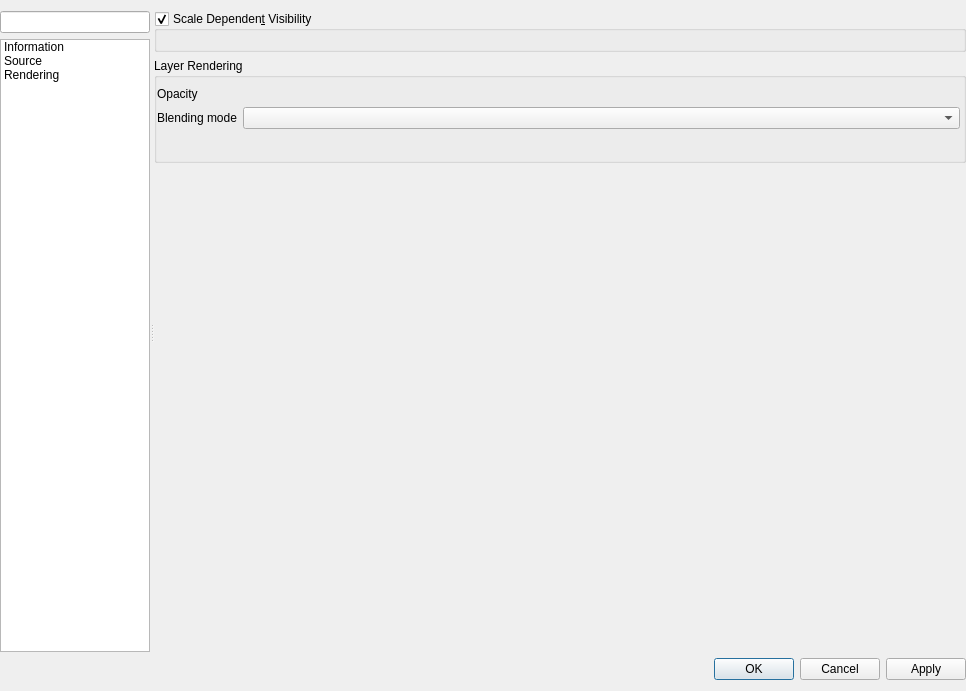
<?xml version="1.0" encoding="UTF-8"?>
<ui version="4.0">
 <class>QgsAnnotationLayerPropertiesBase</class>
 <widget class="QDialog" name="QgsAnnotationLayerPropertiesBase">
  <property name="geometry">
   <rect>
    <x>0</x>
    <y>0</y>
    <width>966</width>
    <height>691</height>
   </rect>
  </property>
  <property name="minimumSize">
   <size>
    <width>700</width>
    <height>0</height>
   </size>
  </property>
  <property name="windowTitle">
   <string>Annotation Layer Properties</string>
  </property>
  <layout class="QVBoxLayout" name="verticalLayout">
   <property name="leftMargin">
    <number>0</number>
   </property>
   <property name="rightMargin">
    <number>0</number>
   </property>
   <item>
    <widget class="QSplitter" name="mOptionsSplitter">
     <property name="orientation">
      <enum>Qt::Horizontal</enum>
     </property>
     <property name="childrenCollapsible">
      <bool>false</bool>
     </property>
     <widget class="QFrame" name="mOptionsListFrame">
      <property name="minimumSize">
       <size>
        <width>0</width>
        <height>0</height>
       </size>
      </property>
      <property name="frameShape">
       <enum>QFrame::NoFrame</enum>
      </property>
      <property name="frameShadow">
       <enum>QFrame::Raised</enum>
      </property>
      <layout class="QVBoxLayout" name="verticalLayout_2">
       <property name="leftMargin">
        <number>0</number>
       </property>
       <property name="topMargin">
        <number>0</number>
       </property>
       <property name="rightMargin">
        <number>0</number>
       </property>
       <property name="bottomMargin">
        <number>0</number>
       </property>
       <item>
        <widget class="QgsFilterLineEdit" name="mSearchLineEdit"/>
       </item>
       <item>
        <widget class="QListWidget" name="mOptionsListWidget">
         <property name="minimumSize">
          <size>
           <width>58</width>
           <height>0</height>
          </size>
         </property>
         <property name="maximumSize">
          <size>
           <width>150</width>
           <height>16777215</height>
          </size>
         </property>
         <property name="horizontalScrollBarPolicy">
          <enum>Qt::ScrollBarAlwaysOff</enum>
         </property>
         <property name="editTriggers">
          <set>QAbstractItemView::NoEditTriggers</set>
         </property>
         <property name="iconSize">
          <size>
           <width>32</width>
           <height>32</height>
          </size>
         </property>
         <property name="textElideMode">
          <enum>Qt::ElideNone</enum>
         </property>
         <property name="resizeMode">
          <enum>QListView::Adjust</enum>
         </property>
         <property name="wordWrap">
          <bool>true</bool>
         </property>
         <item>
          <property name="text">
           <string>Information</string>
          </property>
          <property name="toolTip">
           <string>Information</string>
          </property>
          <property name="icon">
           <iconset resource="../../../images/images.qrc">
            <normaloff>:/images/themes/default/propertyicons/metadata.svg</normaloff>:/images/themes/default/propertyicons/metadata.svg</iconset>
          </property>
         </item>
         <item>
          <property name="text">
           <string>Source</string>
          </property>
          <property name="toolTip">
           <string>Source</string>
          </property>
          <property name="icon">
           <iconset resource="../../../images/images.qrc">
            <normaloff>:/images/themes/default/propertyicons/system.svg</normaloff>:/images/themes/default/propertyicons/system.svg</iconset>
          </property>
         </item>
         <item>
          <property name="text">
           <string>Rendering</string>
          </property>
          <property name="toolTip">
           <string>Rendering</string>
          </property>
          <property name="icon">
           <iconset resource="../../../images/images.qrc">
            <normaloff>:/images/themes/default/propertyicons/rendering.svg</normaloff>:/images/themes/default/propertyicons/rendering.svg</iconset>
          </property>
         </item>
        </widget>
       </item>
      </layout>
     </widget>
     <widget class="QFrame" name="mOptionsFrame">
      <property name="sizePolicy">
       <sizepolicy hsizetype="Expanding" vsizetype="Preferred">
        <horstretch>1</horstretch>
        <verstretch>0</verstretch>
       </sizepolicy>
      </property>
      <property name="frameShape">
       <enum>QFrame::NoFrame</enum>
      </property>
      <property name="frameShadow">
       <enum>QFrame::Raised</enum>
      </property>
      <layout class="QVBoxLayout" name="verticalLayout_3">
       <property name="leftMargin">
        <number>0</number>
       </property>
       <property name="topMargin">
        <number>0</number>
       </property>
       <property name="rightMargin">
        <number>0</number>
       </property>
       <property name="bottomMargin">
        <number>0</number>
       </property>
       <item>
        <widget class="QStackedWidget" name="mOptionsStackedWidget">
         <property name="sizePolicy">
          <sizepolicy hsizetype="Expanding" vsizetype="Expanding">
           <horstretch>0</horstretch>
           <verstretch>0</verstretch>
          </sizepolicy>
         </property>
         <property name="frameShadow">
          <enum>QFrame::Plain</enum>
         </property>
         <property name="currentIndex">
          <number>2</number>
         </property>
         <widget class="QWidget" name="mOptsPage_Information">
          <layout class="QVBoxLayout" name="verticalLayout_4">
           <property name="leftMargin">
            <number>0</number>
           </property>
           <property name="topMargin">
            <number>0</number>
           </property>
           <property name="rightMargin">
            <number>0</number>
           </property>
           <property name="bottomMargin">
            <number>0</number>
           </property>
           <item>
            <widget class="QTextBrowser" name="mInformationTextBrowser"/>
           </item>
          </layout>
         </widget>
         <widget class="QWidget" name="mOptsPage_Source">
          <layout class="QVBoxLayout" name="verticalLayout_9">
           <property name="leftMargin">
            <number>0</number>
           </property>
           <property name="topMargin">
            <number>0</number>
           </property>
           <property name="rightMargin">
            <number>0</number>
           </property>
           <property name="bottomMargin">
            <number>0</number>
           </property>
           <item>
            <widget class="QgsCollapsibleGroupBox" name="groupBox_60">
             <property name="title">
              <string>Settings</string>
             </property>
             <layout class="QVBoxLayout" name="verticalLayout_260">
              <item>
               <layout class="QHBoxLayout" name="horizontalLayout_13">
                <item>
                 <widget class="QLabel" name="label_6">
                  <property name="text">
                   <string>Layer name</string>
                  </property>
                 </widget>
                </item>
                <item>
                 <widget class="QLineEdit" name="mLayerOrigNameLineEdit"/>
                </item>
               </layout>
              </item>
             </layout>
            </widget>
           </item>
           <item>
            <widget class="QgsCollapsibleGroupBox" name="mCrsGroupBox">
             <property name="focusPolicy">
              <enum>Qt::StrongFocus</enum>
             </property>
             <property name="title">
              <string>Assigned Coordinate Reference System (CRS)</string>
             </property>
             <property name="checkable">
              <bool>false</bool>
             </property>
             <property name="syncGroup" stdset="0">
              <string notr="true">vectorgeneral</string>
             </property>
             <layout class="QVBoxLayout" name="verticalLayout_28">
              <property name="spacing">
               <number>6</number>
              </property>
              <item>
               <widget class="QgsProjectionSelectionWidget" name="mCrsSelector" native="true">
                <property name="focusPolicy">
                 <enum>Qt::StrongFocus</enum>
                </property>
               </widget>
              </item>
              <item>
               <widget class="QLabel" name="label_7">
                <property name="text">
                 <string>&lt;html&gt;&lt;head/&gt;&lt;body&gt;&lt;p&gt;&lt;span style=&quot; font-weight:600;&quot;&gt;Changing this option does not modify the original data source or perform any reprojection of points. Rather, it can be used to override the layer's CRS within this project if it could not be detected or has been incorrectly detected.&lt;/span&gt;&lt;/p&gt;&lt;/body&gt;&lt;/html&gt;</string>
                </property>
                <property name="textFormat">
                 <enum>Qt::RichText</enum>
                </property>
                <property name="wordWrap">
                 <bool>true</bool>
                </property>
               </widget>
              </item>
              <item>
               <widget class="Line" name="line_2">
                <property name="orientation">
                 <enum>Qt::Vertical</enum>
                </property>
               </widget>
              </item>
             </layout>
            </widget>
           </item>
           <item>
            <spacer name="verticalSpacer">
             <property name="orientation">
              <enum>Qt::Vertical</enum>
             </property>
             <property name="sizeHint" stdset="0">
              <size>
               <width>20</width>
               <height>40</height>
              </size>
             </property>
            </spacer>
           </item>
          </layout>
         </widget>
         <widget class="QWidget" name="page">
          <layout class="QVBoxLayout" name="verticalLayout_5">
           <property name="leftMargin">
            <number>0</number>
           </property>
           <property name="topMargin">
            <number>0</number>
           </property>
           <property name="rightMargin">
            <number>0</number>
           </property>
           <property name="bottomMargin">
            <number>0</number>
           </property>
           <item>
            <widget class="QgsScrollArea" name="scrollArea_19">
             <property name="frameShape">
              <enum>QFrame::NoFrame</enum>
             </property>
             <property name="widgetResizable">
              <bool>true</bool>
             </property>
             <widget class="QWidget" name="scrollAreaWidgetContents_19">
              <property name="geometry">
               <rect>
                <x>0</x>
                <y>0</y>
                <width>812</width>
                <height>640</height>
               </rect>
              </property>
              <layout class="QVBoxLayout" name="verticalLayout_6">
               <property name="leftMargin">
                <number>0</number>
               </property>
               <property name="topMargin">
                <number>0</number>
               </property>
               <property name="rightMargin">
                <number>0</number>
               </property>
               <property name="bottomMargin">
                <number>0</number>
               </property>
               <item>
                <widget class="QgsCollapsibleGroupBox" name="mScaleVisibilityGroupBox">
                 <property name="title">
                  <string>Scale Dependen&amp;t Visibility</string>
                 </property>
                 <property name="checkable">
                  <bool>true</bool>
                 </property>
                 <layout class="QGridLayout" name="gridLayout_6">
                  <item row="0" column="0">
                   <widget class="QgsScaleRangeWidget" name="mScaleRangeWidget" native="true">
                    <property name="focusPolicy">
                     <enum>Qt::StrongFocus</enum>
                    </property>
                   </widget>
                  </item>
                 </layout>
                </widget>
               </item>
               <item>
                <widget class="QGroupBox" name="mLayerRenderingGroupBox">
                 <property name="title">
                  <string>Layer Rendering</string>
                 </property>
                 <property name="flat">
                  <bool>true</bool>
                 </property>
                 <property name="checkable">
                  <bool>false</bool>
                 </property>
                 <property name="collapsed" stdset="0">
                  <bool>true</bool>
                 </property>
                 <property name="saveCollapsedState" stdset="0">
                  <bool>false</bool>
                 </property>
                 <layout class="QGridLayout" name="gridLayout_2">
                  <property name="leftMargin">
                   <number>0</number>
                  </property>
                  <property name="rightMargin">
                   <number>3</number>
                  </property>
                  <item row="0" column="1" colspan="3">
                   <widget class="QgsOpacityWidget" name="mOpacityWidget" native="true">
                    <property name="focusPolicy">
                     <enum>Qt::StrongFocus</enum>
                    </property>
                   </widget>
                  </item>
                  <item row="1" column="0">
                   <widget class="QLabel" name="lblBlend">
                    <property name="text">
                     <string>Blending mode</string>
                    </property>
                   </widget>
                  </item>
                  <item row="0" column="0">
                   <widget class="QLabel" name="lblTransparency">
                    <property name="text">
                     <string>Opacity</string>
                    </property>
                   </widget>
                  </item>
                  <item row="2" column="0" colspan="4">
                   <widget class="QgsEffectStackCompactWidget" name="mEffectWidget" native="true">
                    <property name="minimumSize">
                     <size>
                      <width>16</width>
                      <height>16</height>
                     </size>
                    </property>
                    <property name="focusPolicy">
                     <enum>Qt::StrongFocus</enum>
                    </property>
                   </widget>
                  </item>
                  <item row="1" column="1" colspan="3">
                   <widget class="QgsBlendModeComboBox" name="mBlendModeComboBox">
                    <property name="sizePolicy">
                     <sizepolicy hsizetype="Expanding" vsizetype="Preferred">
                      <horstretch>4</horstretch>
                      <verstretch>0</verstretch>
                     </sizepolicy>
                    </property>
                   </widget>
                  </item>
                 </layout>
                </widget>
               </item>
               <item>
                <spacer name="verticalSpacer_2">
                 <property name="orientation">
                  <enum>Qt::Vertical</enum>
                 </property>
                 <property name="sizeHint" stdset="0">
                  <size>
                   <width>20</width>
                   <height>40</height>
                  </size>
                 </property>
                </spacer>
               </item>
              </layout>
             </widget>
            </widget>
           </item>
          </layout>
         </widget>
        </widget>
       </item>
      </layout>
     </widget>
    </widget>
   </item>
   <item>
    <widget class="QFrame" name="mButtonBoxFrame">
     <property name="sizePolicy">
      <sizepolicy hsizetype="Preferred" vsizetype="Maximum">
       <horstretch>0</horstretch>
       <verstretch>0</verstretch>
      </sizepolicy>
     </property>
     <property name="frameShape">
      <enum>QFrame::NoFrame</enum>
     </property>
     <property name="frameShadow">
      <enum>QFrame::Raised</enum>
     </property>
     <layout class="QGridLayout" name="gridLayout">
      <property name="leftMargin">
       <number>0</number>
      </property>
      <property name="topMargin">
       <number>0</number>
      </property>
      <property name="rightMargin">
       <number>0</number>
      </property>
      <property name="bottomMargin">
       <number>0</number>
      </property>
      <item row="0" column="0" colspan="2">
       <widget class="QDialogButtonBox" name="buttonBox">
        <property name="orientation">
         <enum>Qt::Horizontal</enum>
        </property>
        <property name="standardButtons">
         <set>QDialogButtonBox::Apply|QDialogButtonBox::Cancel|QDialogButtonBox::Ok</set>
        </property>
       </widget>
      </item>
     </layout>
    </widget>
   </item>
  </layout>
 </widget>
 <customwidgets>
  <customwidget>
   <class>QgsFilterLineEdit</class>
   <extends>QLineEdit</extends>
   <header>qgis.gui</header>
  </customwidget>
  <customwidget>
   <class>QgsCollapsibleGroupBox</class>
   <extends>QGroupBox</extends>
   <header>qgis.gui</header>
   <container>1</container>
  </customwidget>
  <customwidget>
   <class>QgsProjectionSelectionWidget</class>
   <extends>QWidget</extends>
   <header>qgis.gui</header>
   <container>1</container>
  </customwidget>
  <customwidget>
   <class>QgsScrollArea</class>
   <extends>QScrollArea</extends>
   <header>qgis.gui</header>
   <container>1</container>
  </customwidget>
  <customwidget>
   <class>QgsScaleRangeWidget</class>
   <extends>QWidget</extends>
   <header>qgis.gui</header>
  </customwidget>
  <customwidget>
   <class>QgsBlendModeComboBox</class>
   <extends>QComboBox</extends>
   <header>qgis.gui</header>
  </customwidget>
  <customwidget>
   <class>QgsEffectStackCompactWidget</class>
   <extends>QWidget</extends>
   <header>qgis.gui</header>
   <container>1</container>
  </customwidget>
  <customwidget>
   <class>QgsOpacityWidget</class>
   <extends>QWidget</extends>
   <header>qgis.gui</header>
   <container>1</container>
  </customwidget>
 </customwidgets>
 <tabstops>
  <tabstop>mSearchLineEdit</tabstop>
  <tabstop>mOptionsListWidget</tabstop>
  <tabstop>mInformationTextBrowser</tabstop>
  <tabstop>mLayerOrigNameLineEdit</tabstop>
  <tabstop>mCrsGroupBox</tabstop>
  <tabstop>mCrsSelector</tabstop>
  <tabstop>scrollArea_19</tabstop>
  <tabstop>mScaleVisibilityGroupBox</tabstop>
  <tabstop>mScaleRangeWidget</tabstop>
  <tabstop>mOpacityWidget</tabstop>
  <tabstop>mBlendModeComboBox</tabstop>
  <tabstop>mEffectWidget</tabstop>
 </tabstops>
 <resources/>
 <connections>
  <connection>
   <sender>mOptionsListWidget</sender>
   <signal>currentRowChanged(int)</signal>
   <receiver>mOptionsStackedWidget</receiver>
   <slot>setCurrentIndex(int)</slot>
   <hints>
    <hint type="sourcelabel">
     <x>86</x>
     <y>325</y>
    </hint>
    <hint type="destinationlabel">
     <x>794</x>
     <y>14</y>
    </hint>
   </hints>
  </connection>
 </connections>
</ui>
